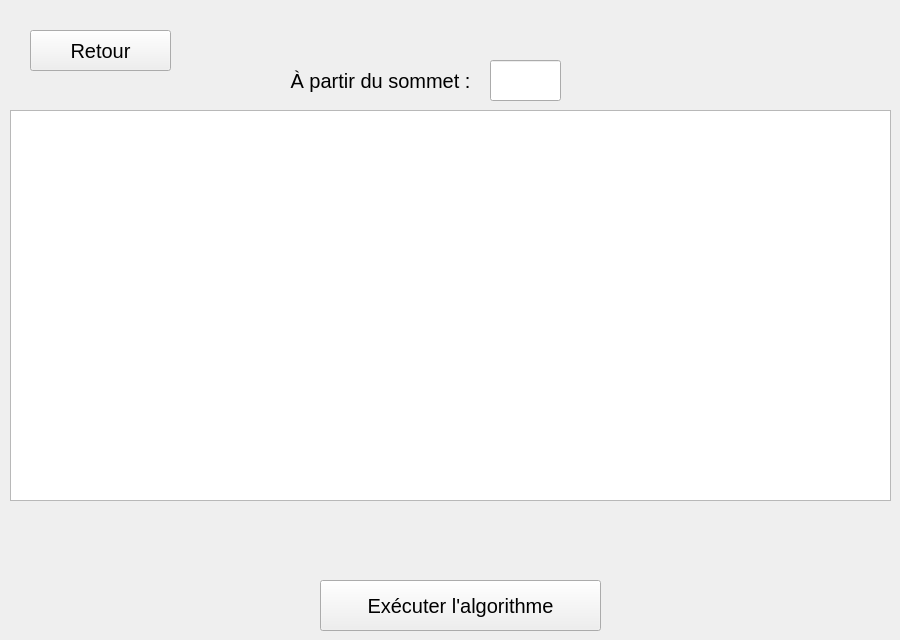
    <widget class="QWidget" name="pageDijkstra">
     <widget class="QGraphicsView" name="graphicsViewDijkstra">
      <property name="geometry">
       <rect>
        <x>10</x>
        <y>110</y>
        <width>881</width>
        <height>391</height>
       </rect>
      </property>
     </widget>
     <widget class="QPushButton" name="btnRetourDijkstra">
      <property name="geometry">
       <rect>
        <x>30</x>
        <y>30</y>
        <width>141</width>
        <height>41</height>
       </rect>
      </property>
      <property name="font">
       <font>
        <pointsize>15</pointsize>
       </font>
      </property>
      <property name="text">
       <string>Retour</string>
      </property>
     </widget>
     <widget class="QPushButton" name="btnExecDijkstra">
      <property name="geometry">
       <rect>
        <x>320</x>
        <y>580</y>
        <width>281</width>
        <height>51</height>
       </rect>
      </property>
      <property name="font">
       <font>
        <pointsize>15</pointsize>
        <bold>false</bold>
       </font>
      </property>
      <property name="tabletTracking">
       <bool>false</bool>
      </property>
      <property name="text">
       <string>Exécuter l'algorithme</string>
      </property>
     </widget>
     <widget class="QLineEdit" name="editTxtDijkstra">
      <property name="geometry">
       <rect>
        <x>490</x>
        <y>60</y>
        <width>71</width>
        <height>41</height>
       </rect>
      </property>
      <property name="font">
       <font>
        <pointsize>15</pointsize>
       </font>
      </property>
     </widget>
     <widget class="QLabel" name="labelDijkstra">
      <property name="geometry">
       <rect>
        <x>290</x>
        <y>50</y>
        <width>181</width>
        <height>61</height>
       </rect>
      </property>
      <property name="font">
       <font>
        <pointsize>15</pointsize>
        <bold>false</bold>
        <strikeout>false</strikeout>
       </font>
      </property>
      <property name="text">
       <string>À partir du sommet :</string>
      </property>
      <property name="alignment">
       <set>Qt::AlignCenter</set>
      </property>
     </widget>
     <widget class="QLabel" name="labelDijkstraD">
      <property name="geometry">
       <rect>
        <x>10</x>
        <y>480</y>
        <width>881</width>
        <height>51</height>
       </rect>
      </property>
      <property name="font">
       <font>
        <pointsize>18</pointsize>
        <bold>false</bold>
        <strikeout>false</strikeout>
       </font>
      </property>
      <property name="text">
       <string/>
      </property>
      <property name="alignment">
       <set>Qt::AlignCenter</set>
      </property>
     </widget>
     <widget class="QLabel" name="labelDijkstraPred">
      <property name="geometry">
       <rect>
        <x>10</x>
        <y>520</y>
        <width>881</width>
        <height>51</height>
       </rect>
      </property>
      <property name="font">
       <font>
        <pointsize>18</pointsize>
        <bold>false</bold>
        <strikeout>false</strikeout>
       </font>
      </property>
      <property name="text">
       <string/>
      </property>
      <property name="alignment">
       <set>Qt::AlignCenter</set>
      </property>
     </widget>
    </widget>
